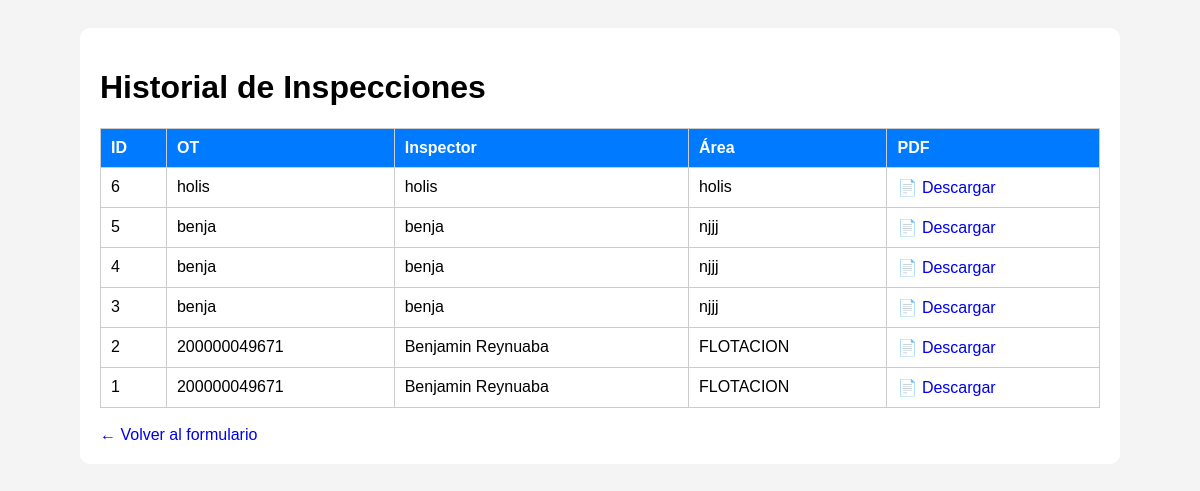
The page /historial on the database its author committed.
### tables this page shows
CREATE TABLE inspecciones(
        id INTEGER PRIMARY KEY AUTOINCREMENT,
        ot TEXT,
        fecha_inspeccion TEXT,
        inspector TEXT,
        area TEXT,
        recomendaciones TEXT,
        detalles TEXT,
        firma TEXT,
        pdf_path TEXT
    );

### app.py (the view)
@app.route("/historial")
def historial():
    conn = sqlite3.connect(DB)
    c = conn.cursor()
    c.execute("""
        SELECT
        id,
        ot,
        inspector,
        area
        FROM inspecciones
        ORDER BY id DESC
    """)
    inspecciones = c.fetchall()
    conn.close()
    return render_template(
        "historial.html",
        inspecciones=inspecciones
    )

### templates/historial.html (shortened to what this page needs)
<!DOCTYPE html>
<html lang="es">
<head>
</head>
<body>
<div class="container">
<h1>Historial de Inspecciones</h1>
<table>
<tr>
<th>ID</th>
<th>OT</th>
<th>Inspector</th>
<th>Área</th>
<th>PDF</th>
</tr>
{% for i in inspecciones %}
<tr>
<td>{{ i[0] }}</td>
<td>{{ i[1] }}</td>
<td>{{ i[2] }}</td>
<td>{{ i[3] }}</td>
<td>
<a href="/pdf/{{ i[0] }}">
📄 Descargar
</a>
</td>
</tr>
{% endfor %}
</table>
<br>
<a href="/">← Volver al formulario</a>
</div>
</body>
</html>

### templates/historial.html (style rules this page uses)
body { font-family:Arial, sans-serif; background:#f4f4f4; padding:20px; }
.container { max-width:1000px; margin:auto; background:white; padding:20px; border-radius:10px; }
table { width:100%; border-collapse:collapse; }
th, td { border:1px solid #ccc; padding:10px; text-align:left; }
th { background:#007bff; color:white; }
a { text-decoration:none; }

### rows shown on the page
inspecciones: id "6", ot "holis", inspector "holis", area "holis"
inspecciones: id "5", ot "benja", inspector "benja", area "njjj"
inspecciones: id "4", ot "benja", inspector "benja", area "njjj"
inspecciones: id "3", ot "benja", inspector "benja", area "njjj"
inspecciones: id "2", ot "200000049671", inspector "Benjamin Reynuaba", area "FLOTACION"
inspecciones: id "1", ot "200000049671", inspector "Benjamin Reynuaba", area "FLOTACION"
